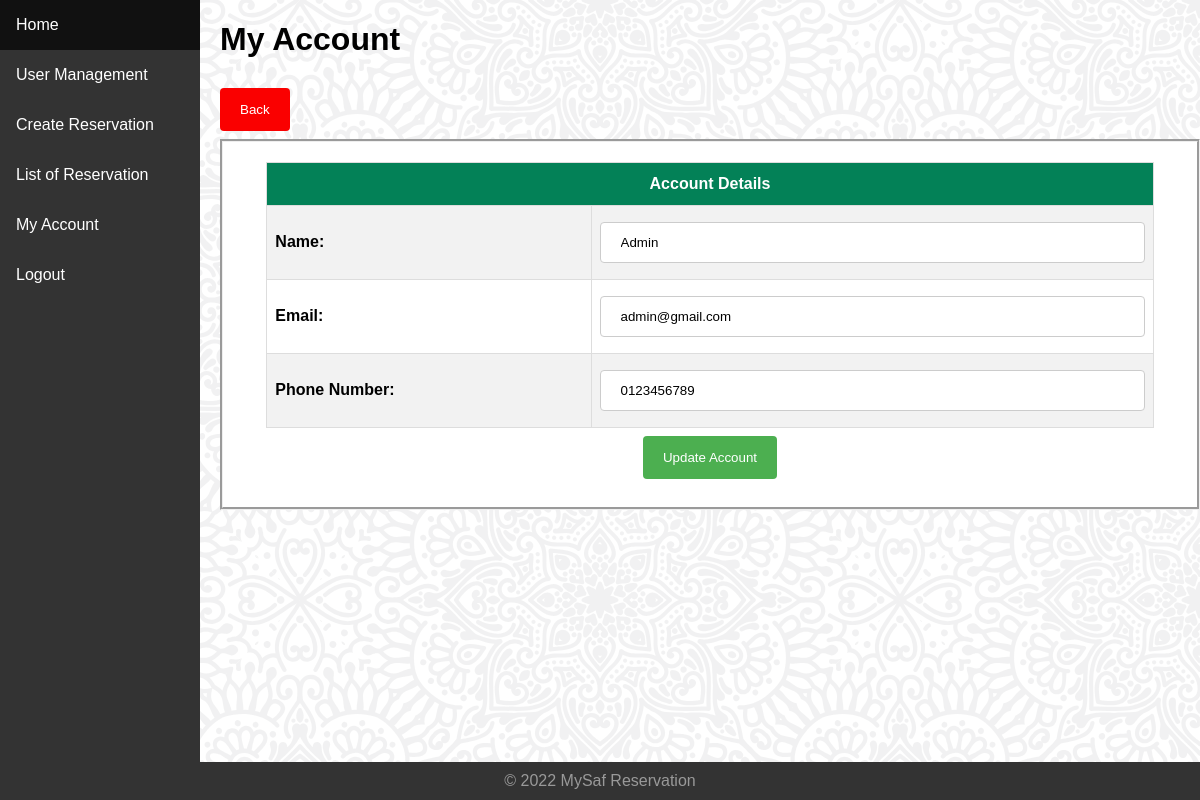
The app's page /committee/update-committee-acc.php (signed in) with its own data.
### tables this page shows
CREATE TABLE IF NOT EXISTS `personal_detail` (
  `id` int NOT NULL AUTO_INCREMENT,
  `id_user` int NOT NULL,
  `name` varchar(255) NOT NULL,
  `tel_no` varchar(20) NOT NULL,
  `created_at` timestamp NOT NULL DEFAULT CURRENT_TIMESTAMP,
  `updated_at` timestamp NOT NULL DEFAULT CURRENT_TIMESTAMP ON UPDATE CURRENT_TIMESTAMP,
  `deleted_at` int NOT NULL DEFAULT '0' COMMENT 'Unix Timestamp',
  PRIMARY KEY (`id`),
  KEY `fk-personal_detail-id_user` (`id_user`)
);

CREATE TABLE IF NOT EXISTS `user` (
  `id` int NOT NULL AUTO_INCREMENT,
  `id_role` int NOT NULL,
  `email` varchar(255) NOT NULL,
  `password` char(60) NOT NULL COMMENT 'bcrypt Hashing',
  `created_at` timestamp NOT NULL DEFAULT CURRENT_TIMESTAMP,
  `updated_at` timestamp NOT NULL DEFAULT CURRENT_TIMESTAMP ON UPDATE CURRENT_TIMESTAMP,
  `deleted_at` int NOT NULL DEFAULT '0' COMMENT 'Unix Timestamp',
  PRIMARY KEY (`id`),
  UNIQUE KEY `uk-user-email` (`email`,`deleted_at`),
  KEY `fk-user-id_role` (`id_role`)
);

### public/committee/update-committee-acc.php (the view, shortened to what this page needs)
<?php require_once ('../layouts/header.php'); committeeSession(); ?>
<div>
    <h1>My Account</h1>
</div>
<?php
    try
    {
         $stmt = $conn->prepare("
        SELECT
        personal_detail.name,
        user.email,
        personal_detail.tel_no,
        user.id_role AS ROLE,
        lookup_role.description AS role_desc
        FROM personal_detail
        LEFT JOIN user
            ON personal_detail.id_user = user.id
        LEFT JOIN lookup_role
            ON user.id_role = lookup_role.id
        WHERE
            user.id='" . $_SESSION['id_user'] . "'
        ");
        $stmt->execute();
        $stmt->setFetchMode(PDO::FETCH_ASSOC);
        $row = $stmt->fetch();
    }
    catch (PDOException $e)
    {
    dd("Error: " . $e->getMessage());
    }
?>
<a href="<?= constant("BASEURL") . 'public/committee/my-committee-acc.php' ?>"><button class="form back">Back</button></a>
<form method="post" action="update-committee-acc.php">
    <div class="wrapper form">
        <table id="user">
            <tr >
                <th colspan="2" >Account Details</th>
            </tr>
            <tr>
                <td><b>Name:</b></td>
                <td><input class="input form" type="text" name="name" value="<?= $row['name']; ?>" ></td>
            </tr>
            <tr>
                <td><b>Email:</b></td>
                <td><input class="input form" type="email" name="email" value="<?= $row['email']; ?>" ></td>
            </tr>
            <tr>
                <td><b>Phone Number:</b></td>
                <td><input class="input form" type="number" name="tel_no" value="<?= $row['tel_no']; ?>" ></td>
            </tr>
        </table>
        <div>
           <button class="form submit">Update Account</button>
        </div>
    </div>
</form>
<?php require_once ('../layouts/footer.php'); ?>

### assets/css/main.css (style rules this page uses)
* { box-sizing: border-box; }
body { margin:0; font-family: Arial, Helvetica, sans-serif; background-image: url("../image/background.svg"); }

### assets/css/login.css (style rules this page uses)
.wrapper { display: flex; align-items: center; justify-content: center; width: 100%; height: 100%; padding: 20px; }

### assets/css/table-style.css (style rules this page uses)
#user { font-family: Arial, Helvetica, sans-serif; border-collapse: collapse; width: 95%; }
#user td, #user th { border: 1px solid #ddd; padding: 8px; }
#user tr:nth-child(even) { background-color: #f2f2f2; }
#user th { padding-top: 12px; padding-bottom: 12px; text-align: center; background-color: #038157; color: white; }

### assets/css/form.css (style rules this page uses)
input.form, select { width: 100%; padding: 12px 20px; margin: 8px 0; border: 1px solid #ccc; border-radius: 4px; box-sizing: border-box; }
button.form.submit { width: 100%; background-color: #4CAF50; color: white; padding: 14px 20px; margin: 8px 0; border: none; border-radius: 4px; cursor: pointer; }
button.form.back { background-color: #fa0000; color: white; padding: 14px 20px; margin: 8px 0; border: none; border-radius: 4px; cursor: pointer; }
.wrapper.form { display: flex; align-items: center; flex-direction: column; justify-content: center; padding: 20px; background: rgb(255, 255, 255); border-style: groove; }

### records on screen
personal_detail: name "Admin", email "admin@gmail.com", tel_no "0123456789"
